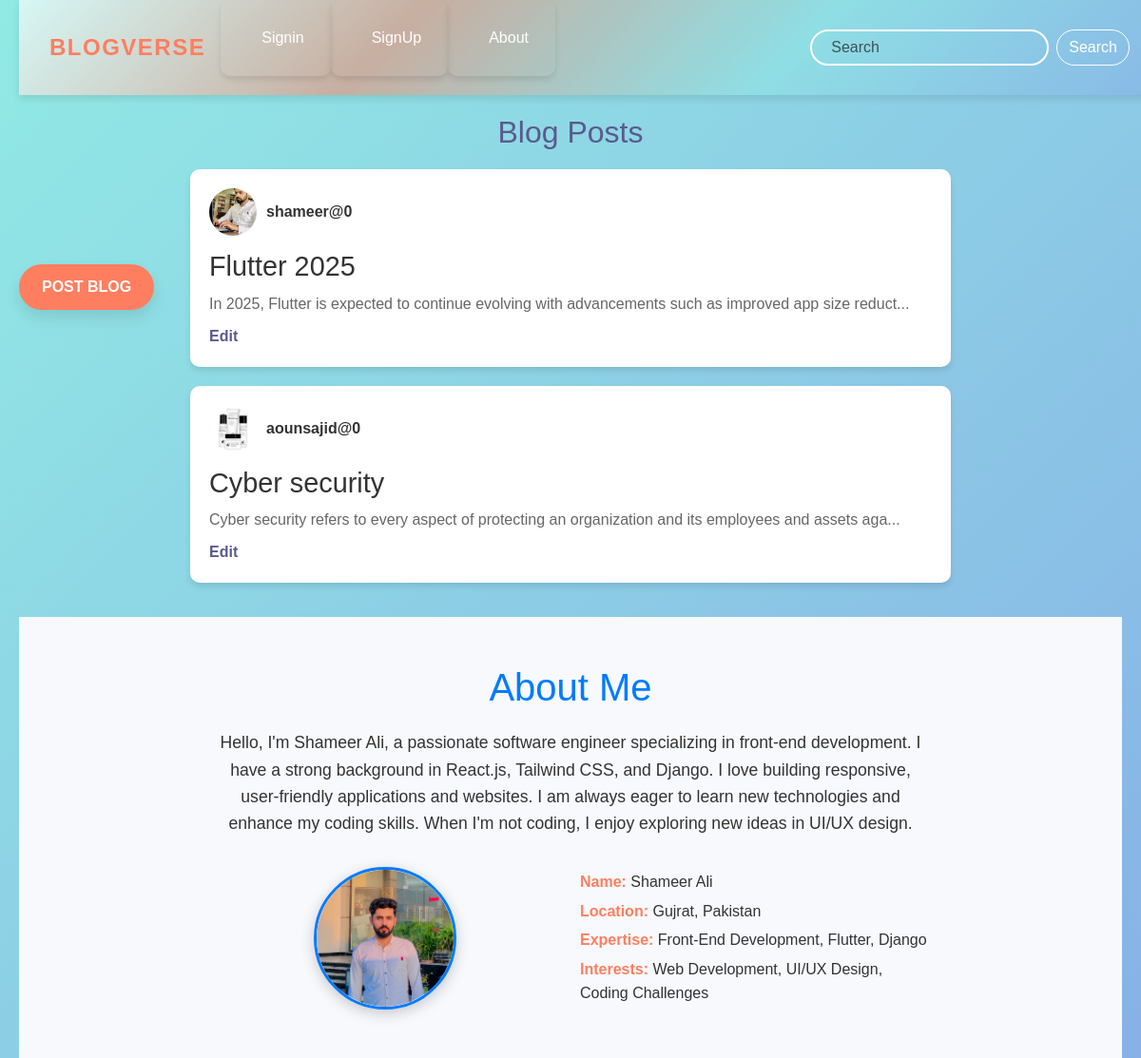
The page / on the database its author committed.
### blog/models.py (models this page shows, shortened)
class Blog(models.Model):
    title = models.CharField(max_length=200)
    content = models.TextField()
    author = models.ForeignKey(User, on_delete=models.CASCADE)
    created_at = models.DateTimeField(auto_now_add=True)
    updated_at = models.DateTimeField(auto_now=True)

class Profile(models.Model):
    user = models.OneToOneField(User, on_delete=models.CASCADE)
    profile_picture = models.ImageField(upload_to='profile_pictures/', default='default_profile_pic.jpg')

### blog/views.py (the view)
# urls.py: 2. Add a URL to urlpatterns:  path('', views.home, name='home')
def home(request):
    blogs = Blog.objects.all()
    return render(request, 'blog/home.html', {'blogs': blogs})

### blog/templates/blog/home.html
{% extends "base.html" %}
{% load static %}
{% block content %}
<link rel="stylesheet" href="{% static 'css/home.css' %}">
<h2 class="title">Blog Posts</h2>
<div class="post-btn">
    <a href="{% url 'create_blog' %}">Post Blog</a>
</div>
<ul>
    {% for blog in blogs %}
        <li>
            <div>
                <img src="{{ blog.author.profile.profile_picture.url }}" alt="{{ blog.author.username }}'s Profile Picture" style="width: 50px; height: 50px; border-radius: 50%;">
                <strong>{{ blog.author.username }}</strong>
            </div>
            <h3>{{ blog.title }}</h3>
            <p>{{ blog.content|slice:":100" }}...</p>
            <a href="{% url 'edit_blog' blog.pk %}">Edit</a>
        </li>
    {% endfor %}
</ul>
<section class="about" id="about">
    <div class="about-container">
        <h2>About Me</h2>
        <p>
            Hello, I'm Shameer Ali, a passionate software engineer specializing in front-end development.
            I have a strong background in React.js, Tailwind CSS, and Django. I love building responsive,
            user-friendly applications and websites. I am always eager to learn new technologies
            and enhance my coding skills. When I'm not coding, I enjoy exploring new ideas in UI/UX design.
        </p>
        <div class="about-details">
            <div class="about-image">
                <img src="{% static 'img/about.jpeg' %}" alt="Profile Picture">
            </div>
            <div class="about-info">
                <p><strong>Name:</strong> Shameer Ali</p>
                <p><strong>Location:</strong> Gujrat, Pakistan</p>
                <p><strong>Expertise:</strong> Front-End Development, Flutter, Django</p>
                <p><strong>Interests:</strong> Web Development, UI/UX Design, Coding Challenges</p>
            </div>
        </div>
    </div>
</section>
{% endblock %}

### blog/templates/base.html (shortened to what this page needs)
{% load static %}
<!doctype html>
<html lang="en">
<head>
  <link href="https://cdn.jsdelivr.net/npm/bootstrap@5.3.3/dist/css/bootstrap.min.css" rel="stylesheet"
>
  <link rel="stylesheet" href="{% static 'css/styles.css' %}">
</head>
<body>
  <nav class="navbar navbar-expand-lg ">
    <div class="container-fluid">
      <a class="navbar-brand" href="{% url 'home' %}">BlogVerse</a>
      <div class="collapse navbar-collapse" id="navbarSupportedContent">
        <ul class="navbar-nav me-auto mb-2 mb-lg-0">
          {% if user.is_authenticated %}
          <li class="nav-item">
            <a class="nav-link active" aria-current="page" href="{% url 'profile' %}">Profile</a>
          </li>
          <li class="nav-item">
            <a class="nav-link" href="{% url 'logout' %}">Logout</a>
          </li>
          {% else %}
          <li class="nav-item">
            <a class="nav-link" href="{% url 'signin' %}">Signin</a>
          </li>
          <li class="nav-item">
            <a class="nav-link" href="{% url 'signup' %}">SignUp</a>
          </li>
          {% endif %}
          <li class="nav-item">
            <a class="nav-link" href="#about">About</a>
          </li>
        </ul>
        <form class="d-flex" role="search">
          <input class="form-control me-2" type="search" placeholder="Search" aria-label="Search">
          <button class="btn btn-outline-success" type="submit">Search</button>
        </form>
      </div>
    </div>
  </nav>
  <div class="page-body">
    {% block content %}
    {% endblock %}
  </div>
</body>
</html>

### blog/static/css/styles.css (style rules this page uses)
body { margin: 0; padding: 0; height: 100vh; font-family: 'Roboto', sans-serif; background: linear-gradient(-45deg, #ff7e5f, #feb47b, #86a8e7, #91eae4); background-size: 400% 400%; animation: gradientAnimation 15s ease infinite; overflow:auto; position: relative; }
.navbar { box-shadow: 0 4px 8px rgba(0, 0, 0, 0.1); padding: 15px 20px; margin-bottom: 100px; width: 100%; max-height: 100px; margin-left: 0px; background: linear-gradient(-45deg, #86a8e77e, #91eae475, #ff7f5f81, #ffffffa1 ); animation: gradientAnimation 1s ease infinite; position: fixed; top: 0; }
.navbar-brand { color: #ff7e5f; font-size: 1.5rem; font-weight: bold; text-transform: uppercase; letter-spacing: 1.5px; transition: color 0.3s ease; }
.nav-link { color: #ffffff; -webkit-text-stroke: #000; font-size: 1rem; background-color: transparent; text-transform: capitalize; margin-left: 15px; transition: color 0.3s ease; gap: 120px; font-weight: 400px; }
.nav-item { background: none; }
.form-control { border-radius: 20px; padding: 5px 20px; border: 2px solid #fff; background-color: transparent; transition: all 0.3s ease; }
.btn-outline-success { color: #ffffff; border-color: #ffffff; background-color: transparent; border-radius: 20px; transition: all 0.3s ease; }
.about-container { max-width: 1200px; margin: 0 auto; padding: 0 20px; }
.about-details { display: flex; justify-content: center; align-items: flex-start; flex-wrap: wrap; gap: 40px; }
.about-image { flex: 1; min-width: 300px; max-width: 400px; }
.about-image img { width: 100%; border-radius: 15px; box-shadow: 0 4px 15px rgba(0, 0, 0, 0.2); }
.about-info { flex: 1; text-align: left; max-width: 600px; }
.about-info p { font-size: 1.2rem; margin: 10px 0; color: #333; }
.about-info p strong { color: #ff7e5f; }

### blog/static/css/home.css (style rules this page uses)
body { font-family: Arial, sans-serif; background-color: transparent; color: #333; padding: 20px; margin: 0; }
.post-btn { display: inline-block; background-color: #ff7e5f; color: white; padding: 12px 24px; margin-top: 100px; border-radius: 30px; text-transform: uppercase; font-size: 16px; font-weight: bold; text-decoration: none; transition: background-color 0.3s ease, box-shadow 0.3s ease; box-shadow: 0 8px 15px rgba(0, 0, 0, 0.1); position:fixed; overflow: hidden; z-index: 4; }
.title { margin-top: 100px; }
.post-btn a { color: white; text-decoration: none; }
h2 { text-align: center; font-size: 2rem; margin-bottom: 20px; color: #5a5a8f; }
ul { list-style-type: none; padding: 0; display: flex; flex-direction: column; align-items: center; }
li { background-color: #fff; border-radius: 10px; box-shadow: 0 4px 6px rgba(0, 0, 0, 0.1); padding: 20px; width: 90%; max-width: 800px; margin-bottom: 20px; transition: transform 0.3s ease, box-shadow 0.3s ease; }
li h3 { font-size: 1.8rem; margin: 0; color: #333; transition: color 0.3s ease; }
li p { font-size: 1rem; margin: 10px 0; color: #666; }
li div { display: flex; align-items: center; margin-bottom: 15px; }
li img { margin-right: 10px; width: 50px; height: 50px; border-radius: 50%; object-fit: cover; }
a { text-decoration: none; color: #5a5a8f; font-weight: bold; transition: color 0.3s ease; }
#about { background-color: #f7f9fc; padding: 50px 0; text-align: center; color: #333; }
.about-container { max-width: 800px; margin: 0 auto; }
.about-container h2 { font-size: 2.5rem; margin-bottom: 20px; color: #007bff; font-family: 'Arial', sans-serif; }
.about-container p { font-size: 1.1rem; line-height: 1.6; margin-bottom: 30px; }
.about-details { display: flex; flex-direction: column; align-items: center; gap: 20px; }
.about-image img { width: 150px; height: 150px; border-radius: 50%; border: 3px solid #007bff; animation: fadeIn 1s ease-in-out; }
.about-info { text-align: left; }
.about-info p { font-size: 1rem; margin: 5px 0; }
.about-info strong { color: #007bff; }
@media (min-width: 768px) { .about-details { flex-direction: row; justify-content: center; } }

### rows shown on the page
Blog: author.profile.profile_picture (picture), author.username "shameer@0", title "Flutter 2025", content "In 2025, Flutter is expected to continue evolving with advancements such as improved app size reduct"
Blog: author.profile.profile_picture (picture), author.username "aounsajid@0", title "Cyber security", content "Cyber security refers to every aspect of protecting an organization and its employees and assets aga"
